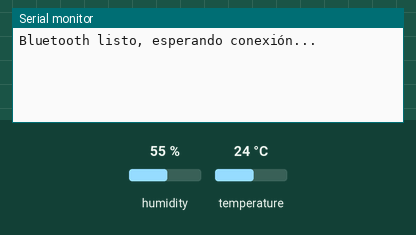
Bench run of a program on a simulated ESP32. Shown: the last lines printed to the serial monitor. Inputs (shaded band) come from the test bench; at power-on: humidity 55 %, temperature 24 °C. Nothing arrives over Bluetooth unless stated; a phone connects over Bluetooth LE 3 s after start.

Above: at 2.9 s.
3.0 s: humidity set to 22 %
At 5.2 s:
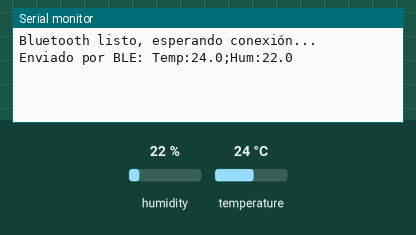
7.8 s: temperature set to 12 °C
At 9.4 s:
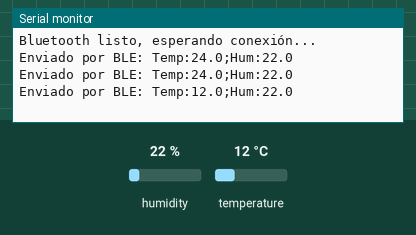
10.6 s: humidity set to 40 %
At 10.6 s:
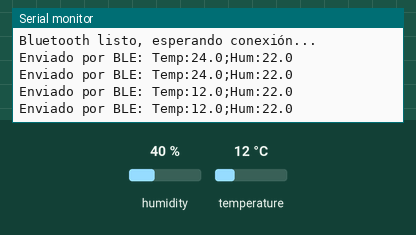

Measured:
- after the input at 3.0 s, the serial monitor: prints a new line after 1.2 s (image 1)
- after the input at 7.8 s, the serial monitor: prints a new line after 0.60 s (image 2)

The program:

main.cpp
```cpp
#include <Arduino.h>
#include <Wire.h>
#include <Adafruit_AHTX0.h>

#include <BLEDevice.h>
#include <BLEServer.h>
#include <BLEUtils.h>
#include <BLE2902.h>

Adafruit_AHTX0 aht;

// UUIDs personalizados
#define SERVICE_UUID           "12345678-1234-1234-1234-1234567890ab"
#define CHARACTERISTIC_UUID    "abcd1234-5678-90ab-cdef-1234567890ab"

BLECharacteristic *pCharacteristic;
bool deviceConnected = false;

// Clase para gestionar eventos del servidor BLE
class MyServerCallbacks : public BLEServerCallbacks {
  void onConnect(BLEServer* pServer) {
    deviceConnected = true;
  }

  void onDisconnect(BLEServer* pServer) {
    deviceConnected = false;
  }
};

void setup() {
  Serial.begin(115200);
  while (!Serial);

  // Inicializa sensor AHT10
  if (!aht.begin()) {
    Serial.println("No se encontró el sensor AHT10, revisa conexión I2C");
    while (1) delay(10);
  }

  // Inicializa BLE
  BLEDevice::init("ESP32-AHT10");
  BLEServer *pServer = BLEDevice::createServer();
  pServer->setCallbacks(new MyServerCallbacks());

  BLEService *pService = pServer->createService(SERVICE_UUID);
  pCharacteristic = pService->createCharacteristic(
                      CHARACTERISTIC_UUID,
                      BLECharacteristic::PROPERTY_NOTIFY
                    );

  pCharacteristic->addDescriptor(new BLE2902());
  pService->start();
  pServer->getAdvertising()->start();

  Serial.println("Bluetooth listo, esperando conexión...");
}

void loop() {
  sensors_event_t humidity, temp;
  aht.getEvent(&humidity, &temp);  // Leer sensor

  if (deviceConnected) {
    // Formato con etiquetas
    char buffer[50];
    snprintf(buffer, sizeof(buffer), "Temp:%.1f;Hum:%.1f", temp.temperature, humidity.relative_humidity);

    pCharacteristic->setValue((uint8_t*)buffer, strlen(buffer));
    pCharacteristic->notify();  // Notificar al cliente

    Serial.print("Enviado por BLE: ");
    Serial.println(buffer);
  }

  delay(2000); // Espera 2 segundos entre mediciones
}
```
